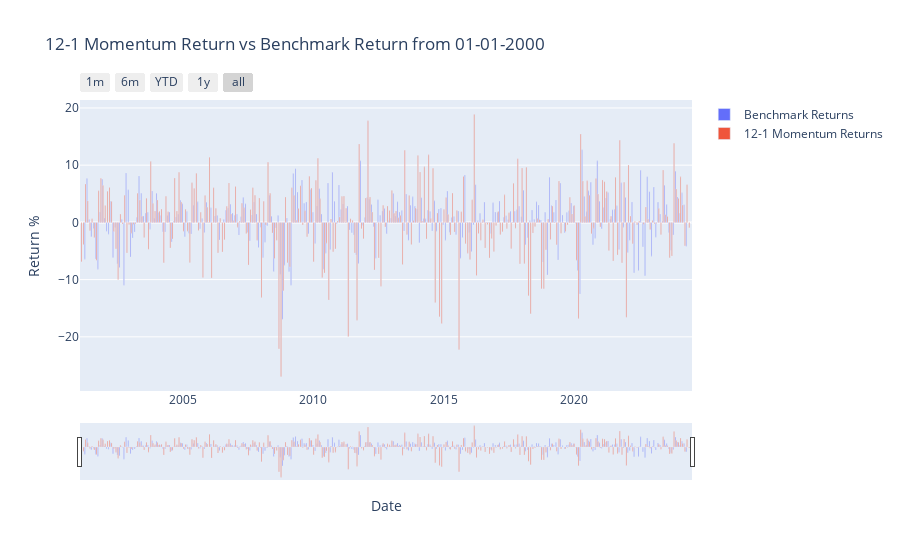

The cell this chart's notebook holds for it:
### Code cell
# Create a Plotly figure
fig = go.Figure()

# Add the benchmark returns bar trace
fig.add_trace(
    go.Bar(
        x=gains.index,
        y=gains.values,
        name='Benchmark Returns'
    )
)

# Add the momentum returns bar trace
fig.add_trace(
    go.Bar(
        x=total_returns_df_12_1.index,
        y=total_returns_df_12_1['Total Returns'],
        name='12-1 Momentum Returns'
    )
)

# Update the layout to include a range slider
fig.update_layout(
    title='12-1 Momentum Return vs Benchmark Return from 01-01-2000',
    xaxis_title='Date',
    yaxis_title='Return %',
    barmode='group',
    xaxis=dict(
        rangeselector=dict(
            buttons=list([
                dict(count=1, label="1m", step="month", stepmode="backward"),
                dict(count=6, label="6m", step="month", stepmode="backward"),
                dict(count=1, label="YTD", step="year", stepmode="todate"),
                dict(count=1, label="1y", step="year", stepmode="backward"),
                dict(step="all")
            ])
        ),
        rangeslider=dict(
            visible=True
        ),
        type="date"
    )
)

# Show the plot
fig.show()

### Figure 1 — Plotly figure (JSON) as saved in the notebook; plotly's stock layout.template omitted (floating-point values rounded to 4 significant figures; data arrays with more than 128 entries replaced by an {"elided": "..."} marker saying what was removed)
{"data": [{"name": "Benchmark Returns", "type": "bar", "x": {"elided": "278 str values"}, "y": {"elided": "278 float values"}}, {"name": "12-1 Momentum Returns", "type": "bar", "x": {"elided": "282 str values"}, "y": {"elided": "282 float values"}}], "layout": {"barmode": "group", "title": {"text": "12-1 Momentum Return vs Benchmark Return from 01-01-2000"}, "xaxis": {"rangeselector": {"buttons": [{"count": 1, "label": "1m", "step": "month", "stepmode": "backward"}, {"count": 6, "label": "6m", "step": "month", "stepmode": "backward"}, {"count": 1, "label": "YTD", "step": "year", "stepmode": "todate"}, {"count": 1, "label": "1y", "step": "year", "stepmode": "backward"}, {"step": "all"}]}, "rangeslider": {"visible": true}, "title": {"text": "Date"}, "type": "date"}, "yaxis": {"title": {"text": "Return %"}}}}
